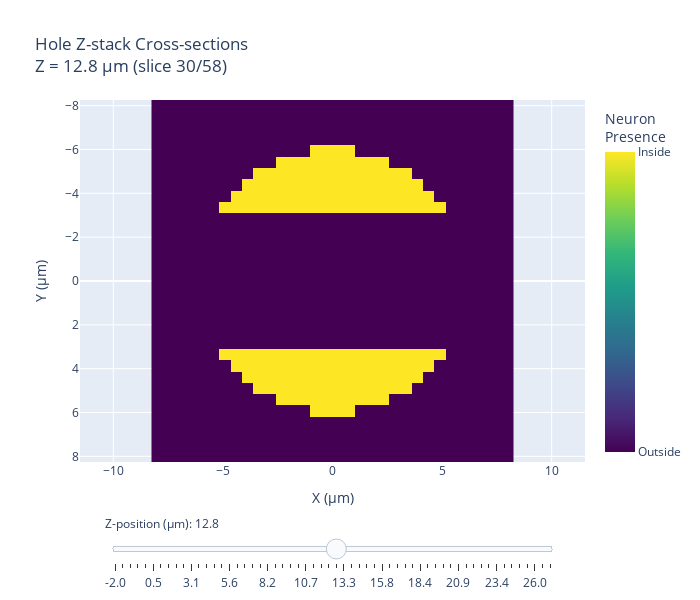

Here is the notebook cell this chart was saved with:
### Markdown cell above
## 6. Visualizing Cross-sections Through the Torus

Let's create visual cross-sections to see exactly how the torus ring structure appears.

### Code cell
# Create interactive slice viewer for cross-sectional analysis
print("🎨 Creating interactive slice viewer...")
fig_slices = visualize_zstack_slices(
    torus_zstack, 
    metadata=torus_meta,
    title="Torus Z-stack Cross-sections"
)

# Display the interactive viewer
fig_slices.show()

print("✓ Interactive slice viewer created!")
print("💡 Use the slider to navigate through different z-levels and examine cross-sections")
print("🍩 Notice how the ring structure changes from thin at edges to thick at center")
print("🎯 Cross-sectional analysis complete!")
